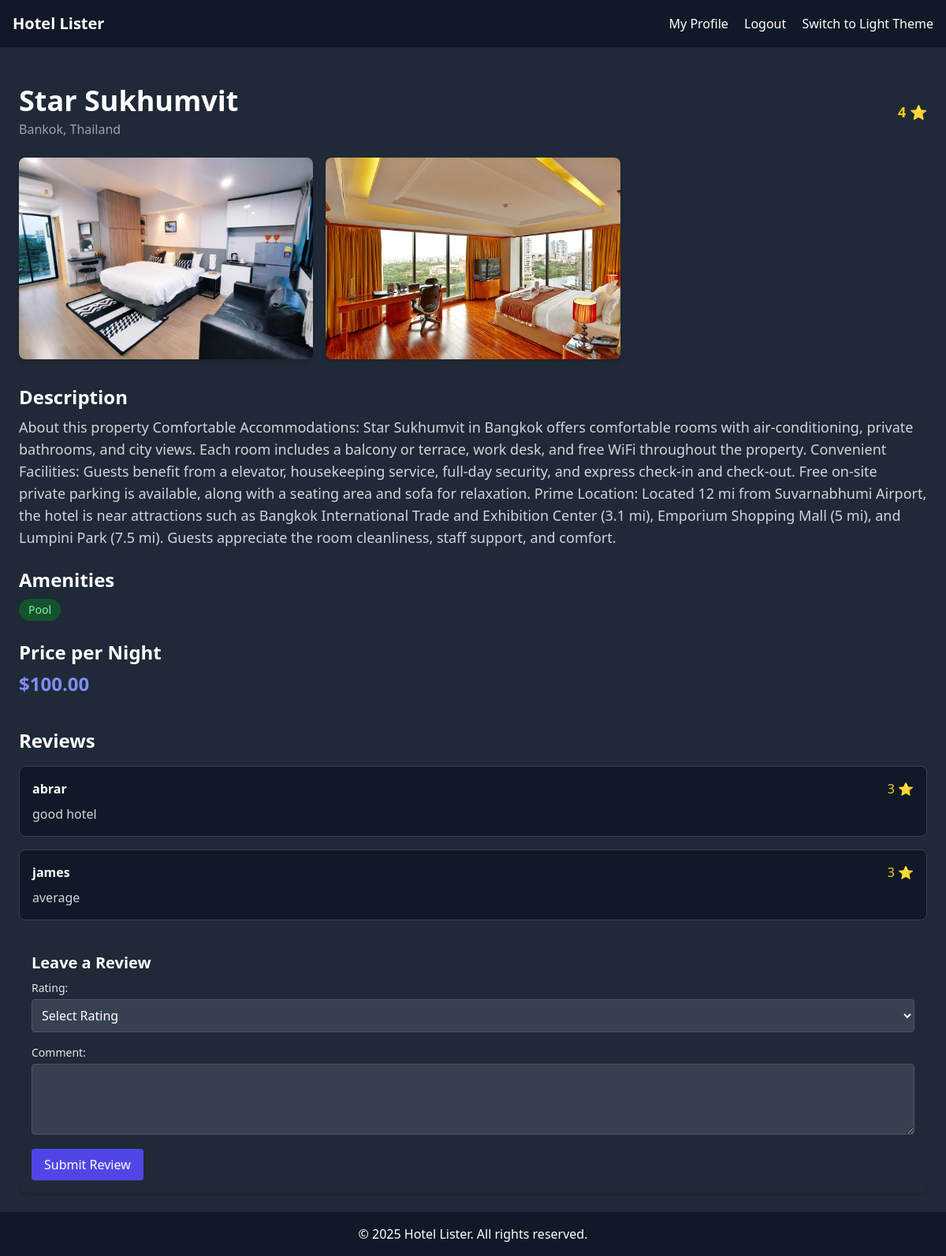
The page /hotel-detail/f9e94161-78d1-46ef-a741-2de222b4a1ea/ (signed in) on the database its author committed.
### home/models.py (models this page shows, shortened)
class BaseModel(models.Model):
    uid = models.UUIDField(default=uuid.uuid4, editable=False, primary_key=True)
    created_at = models.DateTimeField(auto_now_add=True)
    updated_at = models.DateTimeField(auto_now=True)
    class Meta:
        abstract = True

class Hotel(BaseModel):
    hotel_name = models.CharField(max_length=200)
    description = models.TextField()
    price = models.DecimalField(max_digits=10, decimal_places=2)
    star_rating = models.IntegerField(choices=[(i, f"{i} Star") for i in range(1, 6)])
    location = models.CharField(max_length=100)
    amenities = models.ManyToManyField(Amenity, related_name="hotels")
    room_count = models.IntegerField(default=10)

class HotelImage(BaseModel):
    hotel = models.ForeignKey(Hotel, related_name="images", on_delete=models.CASCADE)
    image = models.ImageField(upload_to='hotels/')

class Amenity(BaseModel):
    name = models.CharField(max_length=100)

class HotelReview(BaseModel):
    hotel = models.ForeignKey(Hotel, related_name='reviews', on_delete=models.CASCADE)
    user = models.ForeignKey(User, on_delete=models.CASCADE)
    rating = models.IntegerField(choices=[(i, f"{i} Star") for i in range(1, 6)])
    comment = models.TextField()

### home/views.py (the view, shortened to what this page needs)
# urls.py: path('hotel-detail/<uuid:hotel_id>/', hotel_detail, name='hotel_detail'),  # Hotel detail page
@login_required
def hotel_detail(request, hotel_id):
    hotel = get_object_or_404(Hotel, uid=hotel_id)
    images = hotel.images.all()
    reviews = HotelReview.objects.filter(hotel=hotel).select_related('user')
    return render(request, 'hotel_detail.html', {
        'hotel': hotel,
        'images': images,
        'reviews': reviews
    })

### home/templates/hotel_detail.html (shortened to what this page needs)
{% extends 'base.html' %}
{% load static %}
{% block content %}
<div class="max-w-7xl mx-auto mt-6">
    <div class="flex flex-col md:flex-row justify-between items-start md:items-center">
        <div>
            <h1 class="text-4xl font-bold">{{ hotel.hotel_name }}</h1>
            <p class="text-gray-500 dark:text-gray-400 mt-1">{{ hotel.location }}</p>
        </div>
        <div class="mt-4 md:mt-0">
            <span class="text-yellow-400 text-lg font-semibold">{{ hotel.star_rating }} ⭐</span>
        </div>
    </div>
    <div class="mt-6">
        {% if images %}
            <div class="grid grid-cols-1 sm:grid-cols-2 md:grid-cols-3 gap-4">
                {% for img in images %}
                    <img src="{{ img.image.url }}" alt="Hotel Image" class="w-full h-64 object-cover rounded-lg shadow-md">
                {% endfor %}
            </div>
        {% else %}
            <p class="text-center text-gray-600 dark:text-gray-300 italic mt-4">No images available for this hotel.</p>
        {% endif %}
    </div>
    <div class="mt-8">
        <h2 class="text-2xl font-semibold mb-2">Description</h2>
        <p class="text-lg text-gray-700 dark:text-gray-300">{{ hotel.description }}</p>
    </div>
    <div class="mt-6">
        <h2 class="text-2xl font-semibold mb-2">Amenities</h2>
        <div class="flex flex-wrap gap-2">
            {% for amenity in hotel.amenities.all %}
                <span class="px-3 py-1 bg-green-100 text-green-700 dark:bg-green-900 dark:text-green-300 rounded-full text-sm font-medium">
                    {{ amenity.name }}
                </span>
            {% empty %}
                <p class="text-gray-600 dark:text-gray-300 italic">No amenities listed.</p>
            {% endfor %}
        </div>
    </div>
    <div class="mt-6">
        <h2 class="text-2xl font-semibold mb-2">Price per Night</h2>
        <p class="text-2xl font-bold text-indigo-600 dark:text-indigo-400">${{ hotel.price }}</p>
    </div>
    <div class="mt-10">
        <h2 class="text-2xl font-bold mb-4 text-gray-900 dark:text-white">Reviews</h2>
        {% for review in reviews %}
            <div class="border border-gray-200 dark:border-gray-700 p-4 rounded-lg shadow-sm mb-4 bg-white dark:bg-gray-900">
                <div class="flex items-center justify-between mb-2">
                    <p class="font-semibold text-gray-800 dark:text-white">{{ review.user.username }}</p>
                    <span class="text-yellow-400 font-medium">{{ review.rating }} ⭐</span>
                </div>
                <p class="text-gray-700 dark:text-gray-300">{{ review.comment }}</p>
            </div>
        {% empty %}
            <p class="italic text-gray-600 dark:text-gray-300">No reviews yet. Be the first to write one!</p>
        {% endfor %}
        {% if user.is_authenticated %}
        <form method="POST" class="mt-6 bg-gray-50 dark:bg-gray-800 p-4 rounded-lg shadow">
            <h3 class="text-xl font-semibold mb-2 text-gray-900 dark:text-white">Leave a Review</h3>
            <label for="rating" class="block text-sm font-medium mb-1 text-gray-800 dark:text-gray-200">Rating:</label>
            <select name="rating" id="rating" required
                    class="w-full mb-4 p-2 rounded border border-gray-300 dark:border-gray-600 bg-white dark:bg-gray-700 dark:text-white">
                <option value="">Select Rating</option>
            </select>
            <label for="comment" class="block text-sm font-medium mb-1 text-gray-800 dark:text-gray-200">Comment:</label>
            <textarea name="comment" id="comment" rows="3" required
                    class="w-full p-2 rounded border border-gray-300 dark:border-gray-600 bg-white dark:bg-gray-700 dark:text-white"></textarea>
            <button type="submit" class="mt-3 px-4 py-2 bg-indigo-600 text-white rounded hover:bg-indigo-700">
                Submit Review
            </button>
        </form>
        {% else %}
        <p class="text-center mt-4 text-gray-800 dark:text-gray-200">
            <a href="{% url 'login' %}" class="text-indigo-600 hover:underline">Log in</a> to leave a review.
        </p>
        {% endif %}
    </div>
</div>
{% endblock %}

### rows shown on the page
Hotel: hotel_name "Star Sukhumvit", location "Bankok, Thailand", star_rating "4", description "About this property Comfortable Accommodations: Star Sukhumvit in Bangkok offers comfortable rooms with air-conditioning, private bathrooms, and city views. Each room includes a balcony or terrace, work desk, and free WiFi throughout the property. Convenient Facilities: Guests benefit from a elevator, housekeeping service, full-day security, and express check-in and check-out. Free on-site private parking is available, along with a seating area and sofa for relaxation. Prime Location: Located 12 mi from Suvarnabhumi Airport, the hotel is near attractions such as Bangkok International Trade and Exhibition Center (3.1 mi), Emporium Shopping Mall (5 mi), and Lumpini Park (7.5 mi). Guests…", price "100.00"
HotelImage: image (picture)
HotelImage: image (picture)
Amenity: name "Pool"
HotelReview: user.username "abrar", rating "3", comment "good hotel"
HotelReview: user.username "james", rating "3", comment "average"
